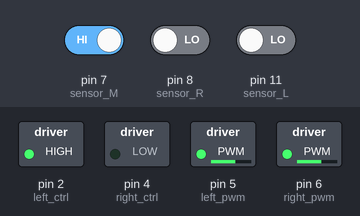
Recording of a sketch running on a simulated Arduino Uno, built with avr-gcc and run on an emulated ATmega328P. Parts: switched loads named in the sketch (green lamp = pin HIGH). The test bench sets the inputs (shaded band); at power-on: pin 8 (sensor_R) LOW, pin 11 (sensor_L) LOW, pin 7 (sensor_M) HIGH. Pins used as bus, display or sensor lines are not drawn.

Above: at 1.2 s.
1.3 s: pin 8 (sensor_R) driven HIGH
At 2.4 s:
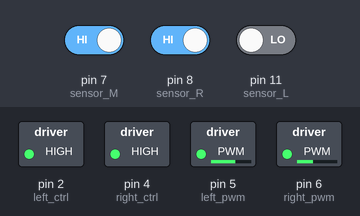
2.8 s: pin 8 (sensor_R) driven LOW
At 3.6 s:
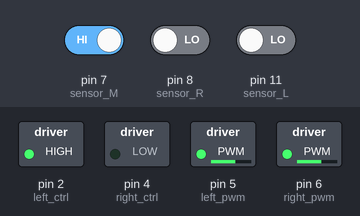
4.3 s: pin 11 (sensor_L) driven HIGH
At 4.7 s:
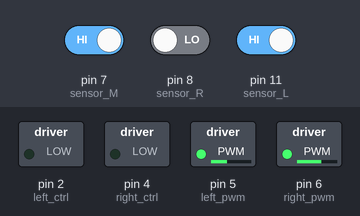
5.8 s: pin 11 (sensor_L) driven LOW
At 7.1 s:
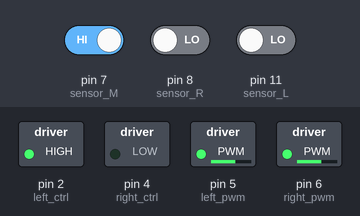
Timing chart, 0 to 8.3 s (numbered marks = the images above; inputs shaded):
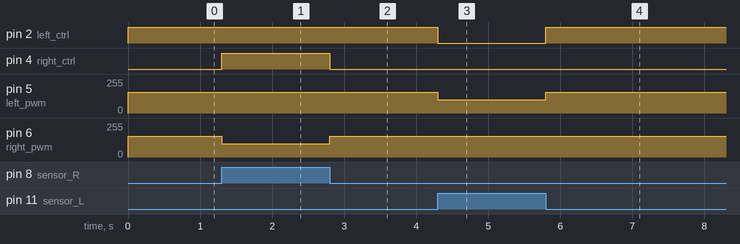

Measured:
- after the input at 1.3 s, pin 4 (right_ctrl): LOW → HIGH at once; pin 6 (right_pwm): 155/255 → 100/255 at once
- after the input at 2.8 s, pin 4 (right_ctrl): HIGH → LOW at once; pin 6 (right_pwm): 100/255 → 155/255 at once
- after the input at 4.3 s, pin 2 (left_ctrl): HIGH → LOW at once; pin 5 (left_pwm): 155/255 → 100/255 at once
- after the input at 5.8 s, pin 2 (left_ctrl): LOW → HIGH at once; pin 5 (left_pwm): 100/255 → 155/255 at once

The sketch:

Phase2_Track.ino
```cpp
//*************************************************************************
/*
 keyestudio 4wd BT Car
 lesson 11
 Tracking Car
 http://www.keyestudio.com
*/
//Data from the smile pattern obtained from the touch tool
unsigned char start01[] = {0x01, 0x02, 0x04, 0x08, 0x10, 0x20, 0x40, 0x80, 0x80, 0x40, 0x20, 0x10, 0x08, 0x04, 0x02, 0x01};
#define SDA_Pin  A4  //Set data pin to A4
#define SCL_Pin  A5  //Set the clock pin to A5

int left_ctrl = 2;//define the direction control pins of group B motor
int left_pwm = 5;//define the PWM control pins of group B motor
int right_ctrl = 4;//define the direction control pins of group A motor
int right_pwm = 6;//define the PWM control pins of group A motor
int sensor_L = 11;//define the pin of left line tracking sensor
int sensor_M = 7;//define the pin of middle line tracking sensor
int sensor_R = 8;//define the pin of right line tracking sensor
int L_val,M_val,R_val;//define these variables
int check = 0;

void setup() {
  Serial.begin(9600);//start serial monitor and set baud rate to 9600
  pinMode(left_ctrl,OUTPUT);//set direction control pins of group B motor to OUTPUT
  pinMode(left_pwm,OUTPUT);//set PWM control pins of group B motor to OUTPUT
  pinMode(right_ctrl,OUTPUT);//set direction control pins of group A motor to OUTPUT
  pinMode(right_pwm,OUTPUT);//set PWM control pins of group A motor to OUTPUT
  pinMode(sensor_L,INPUT);//set the pins of left line tracking sensor to INPUT
  pinMode(sensor_M,INPUT);//set the pins of middle line tracking sensor to INPUT
  pinMode(sensor_R,INPUT);//set the pins of right line tracking sensor to INPUT
  //Set pin to output
  pinMode(SCL_Pin, OUTPUT);
  pinMode(SDA_Pin, OUTPUT);
  matrix_display(start01);//Show start pattern
  L_val = digitalRead(sensor_L);//read the value of left line tracking sensor
  M_val = digitalRead(sensor_M);//read the value of middle line tracking sensor
  R_val = digitalRead(sensor_R);//read the value of right line tracking sensor
}

void loop()
{

    BlackLineTracking(); //run main program
    if(M_val==0 && R_val==1 && L_val==1){
      check = 1;
    }
  if(check==1){
    WhiteLineTracking();
    if(M_val==1 && R_val==0 && L_val==0){
      check = 2;
    }
  }

  if(check==2){
    if(M_val==0 && R_val==0 && L_val==0){
      left();
  }
    BlackLineTracking(); //run main program
    if(M_val==1 && R_val==1 && L_val==1){ //Reached End Line
      Stop();
      check = 3;
    }

}

  if(check==3){
    Stop();
  }


}


void BlackLineTracking()
{
  L_val = digitalRead(sensor_L);//read the value of left line tracking sensor
  M_val = digitalRead(sensor_M);//read the value of middle line tracking sensor
  R_val = digitalRead(sensor_R);//read the value of right line tracking sensor

  if(M_val == 1){//if the state of middle one is 1, which means detecting black line

     if (L_val == 1 && R_val == 0) { //If a black line is detected on the left, but not on the right, turn left
        left();
    }
     else if (L_val == 0 && R_val == 1) { //Otherwise, if a black line is detected on the right and not on the left, turn right
      right();
    }
     else { //Otherwise,forward
      front();
    }
  }
  else if(M_val==0){ //No black lines detected in the middle
    if (L_val == 1 && R_val == 0) { //If a black line is detected on the left, but not on the right, turn left
      left();
    }
    else if (L_val == 0 && R_val == 1) { //Otherwise, if a black line is detected on the right and not on the left, turn right
      right();
    }

  }
  else if(M_val==0 && R_val==0 && L_val==0){
    right();
  }
}

void WhiteLineTracking()
{
  L_val = digitalRead(sensor_L);//read the value of left line tracking sensor
  M_val = digitalRead(sensor_M);//read the value of middle line tracking sensor
  R_val = digitalRead(sensor_R);//read the value of right line tracking sensor

  if(M_val == 0){//if the state of middle one is 1, which means detecting White line

     if (L_val == 0 && R_val == 1) { //If a White line is detected on the left, but not on the right, turn left
        left();
    }
     else if (L_val == 1 && R_val == 0) { //Otherwise, if a White line is detected on the right and not on the left, turn right
      right();
    }
     else { //Otherwise,forward
      front();
    }
  }
  else if(M_val==1){ //if black line detected in the middle
    if (L_val == 0 && R_val == 1) { //If a White line is detected on the left, but not on the right, turn left
      left();
    }
    else if (L_val == 1 && R_val == 0) { //Otherwise, if a White line is detected on the right and not on the left, turn right
      right();
    }

  }
  else if(M_val==1 && R_val==1 && L_val==1){ //if entered the black area, return back
    back();
  }
}
void front()//define the status of going forward
{
  digitalWrite(left_ctrl,HIGH);
  analogWrite(left_pwm,155);
  digitalWrite(right_ctrl,LOW);
  analogWrite(right_pwm,155);
}
void back()//define the state of going back
{
  digitalWrite(left_ctrl,LOW);
  analogWrite(left_pwm,100);
  digitalWrite(right_ctrl,LOW);
  analogWrite(right_pwm,100);
}
void left()//define the left-turning state
{
  digitalWrite(left_ctrl, LOW);
  analogWrite(left_pwm, 100);
  digitalWrite(right_ctrl, LOW);
  analogWrite(right_pwm, 155);
}
void right()//define the right-turning state
{
  digitalWrite(left_ctrl, HIGH);
  analogWrite(left_pwm, 155);
  digitalWrite(right_ctrl, HIGH);
  analogWrite(right_pwm, 100);
}
void Stop()//define the state of stop
{
  digitalWrite(left_ctrl, LOW);
  analogWrite(left_pwm,0);
  digitalWrite(right_ctrl, LOW);
  analogWrite(right_pwm,0);
}

//this function is used for dot matrix display
void matrix_display(unsigned char matrix_value[])
{
  IIC_start();  //the function that calls the data transfer start condition
  IIC_send(0xc0);  //select address

  for (int i = 0; i < 16; i++) //the pattern data is 16 bytes
  {
    IIC_send(matrix_value[i]); //Transmit the data of the pattern
  }
  IIC_end();   //End pattern data transmission
  IIC_start();
  IIC_send(0x8A);  //Display control, select 4/16 pulse width
  IIC_end();
}
//Conditions under which data transmission begins
void IIC_start()
{
  digitalWrite(SDA_Pin, HIGH);
  digitalWrite(SCL_Pin, HIGH);
  delayMicroseconds(3);
  digitalWrite(SDA_Pin, LOW);
  delayMicroseconds(3);
  digitalWrite(SCL_Pin, LOW);
}
//Indicates the end of data transmission
void IIC_end()
{
  digitalWrite(SCL_Pin, LOW);
  digitalWrite(SDA_Pin, LOW);
  delayMicroseconds(3);
  digitalWrite(SCL_Pin, HIGH);
  delayMicroseconds(3);
  digitalWrite(SDA_Pin, HIGH);
  delayMicroseconds(3);
}
//transmit data
void IIC_send(unsigned char send_data)
{
  for (byte mask = 0x01; mask != 0; mask <<= 1) //Each byte has 8 bits and is checked bit by bit starting at the lowest level
  {
    if (send_data & mask) { //Sets the high and low levels of SDA_Pin depending on whether each bit of the byte is a 1 or a 0
      digitalWrite(SDA_Pin, HIGH);
    } else {
      digitalWrite(SDA_Pin, LOW);
    }
    delayMicroseconds(3);
    digitalWrite(SCL_Pin, HIGH); //Pull the clock pin SCL_Pin high to stop data transmission
    delayMicroseconds(3);
    digitalWrite(SCL_Pin, LOW); //pull the clock pin SCL_Pin low to change the SIGNAL of SDA
  }
}
//*************************************************************************
```
